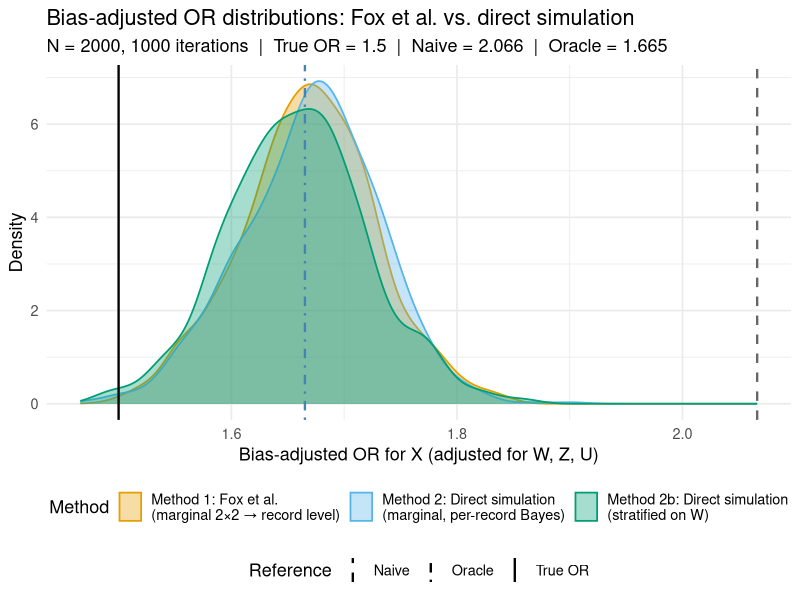
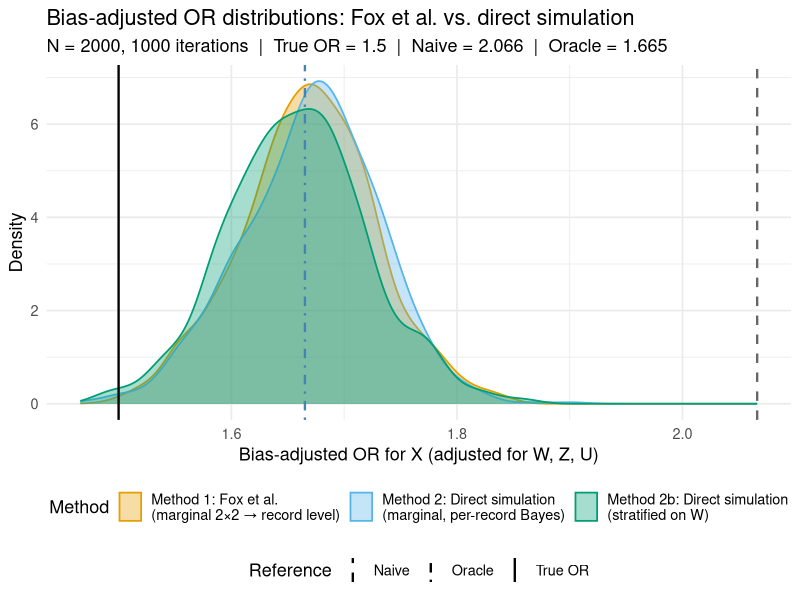

Recreate these plots in R, in order.
# =============================================================================
# qba-record-level-comparison.R
#
# Compares two approaches to probabilistic bias analysis (PBA) for an
# unmeasured binary confounder U, using record-level data:
#
#   Method 1 — Fox et al. (2021): collapse to a marginal 2×2 table of
#              (X, Y), compute P(U=1 | X-cell, Y-cell) from that table,
#              merge back to records, sample U, run multivariable regression.
#
#   Method 2 — Direct simulation: compute P(U=1 | X_i, Y_i) per record
#              via Bayes' theorem, sample U, run the same regression.
#              No contingency table required.
#
#   Method 2b — Direct simulation, conditioned on W: extends Method 2 by
#              computing P(U=1 | X_i, Y_i, W_i) using stratum-specific
#              observed risks. Shows how the direct approach naturally
#              handles differential bias without any extra machinery.
#
# Data-generating model (truth is known):
#   W ~ Bernoulli(0.5)           — measured covariate / confounder
#   Z ~ Bernoulli(0.4)           — measured covariate
#   X | W ~ Bernoulli(plogis(-0.5 + 0.8*W))
#   U | X ~ Bernoulli(p1 if X=1, p0 if X=0)  — UNMEASURED
#     where p1 = P(U=1|X=1) varies by W (differential bias):
#       P(U=1 | X=1, W=1) = 0.70,  P(U=1 | X=1, W=0) = 0.50
#       P(U=1 | X=0, W=1) = 0.35,  P(U=1 | X=0, W=0) = 0.20
#   Y | X,W,Z,U ~ Bernoulli(plogis(-2 + log(1.5)*X + 0.5*W + 0.3*Z + log(2)*U))
#
# Because P(U=1|X) varies by W, the marginal 2×2 correction (Methods 1 & 2)
# will be a W-averaged approximation, while the W-stratified correction
# (Method 2b) recovers the truth more faithfully.
#
# Bias parameters supplied to each method:
#   Marginal (Methods 1 & 2): p1 = mean P(U=1|X=1) across W, likewise p0
#   Stratified (Method 2b):   separate (p1_W1, p0_W1) and (p1_W0, p0_W0)
#   OR_UY = 2.0 for all methods (assumed known and correctly specified)
#
# =============================================================================

library(tidyverse)

set.seed(123)

# ── 0. Constants ──────────────────────────────────────────────────────────────

N       <- 2000    # study size
n_iter  <- 1000    # Monte Carlo iterations

true_or_xy <- 1.5  # true OR for X → Y (conditional on W, Z, U)
true_or_uy <- 2.0  # true OR for U → Y

# True P(U=1 | X, W) — differential by W
true_p_u <- tribble(
  ~X, ~W, ~p_u,
   1,  1,  0.70,
   1,  0,  0.50,
   0,  1,  0.35,
   0,  0,  0.20
)

# Marginal P(U=1|X) averaged over W=Bernoulli(0.5)
# (what Methods 1 & 2 will use — an approximation)
marginal_p1 <- 0.5 * 0.70 + 0.5 * 0.50   # P(U=1|X=1), averaged over W
marginal_p0 <- 0.5 * 0.35 + 0.5 * 0.20   # P(U=1|X=0), averaged over W

cat(sprintf("Marginal bias parameters supplied to Methods 1 & 2:\n"))
cat(sprintf("  P(U=1|X=1) = %.2f\n", marginal_p1))
cat(sprintf("  P(U=1|X=0) = %.2f\n", marginal_p0))
cat(sprintf("  OR(U→Y)    = %.2f\n\n", true_or_uy))


# ── 1. Generate synthetic data ────────────────────────────────────────────────

dat <- tibble(id = 1:N,
              W  = rbinom(N, 1, 0.5),
              Z  = rbinom(N, 1, 0.4)) |>
  mutate(
    X = rbinom(N, 1, plogis(-0.5 + 0.8 * W))
  ) |>
  left_join(true_p_u, by = c("X", "W")) |>
  mutate(
    U = rbinom(N, 1, p_u),
    Y = rbinom(N, 1, plogis(-2 + log(true_or_xy)*X + 0.5*W + 0.3*Z + log(true_or_uy)*U))
  ) |>
  select(id, X, Y, W, Z, U)


# ── 2. Reference models ───────────────────────────────────────────────────────

fit_naive  <- glm(Y ~ X + W + Z,     data = dat, family = binomial())
fit_oracle <- glm(Y ~ X + W + Z + U, data = dat, family = binomial())

or_naive  <- exp(coef(fit_naive)["X"])
or_oracle <- exp(coef(fit_oracle)["X"])

cat(sprintf("Naive OR  (ignores U):    %.3f\n", or_naive))
cat(sprintf("Oracle OR (observes U):   %.3f\n", or_oracle))
cat(sprintf("True OR:                  %.3f\n\n", true_or_xy))


# ── 3. Core helper: P(U=1 | X, Y) via Bayes' theorem ─────────────────────────
#
# Given P(U=1|X) = p_x, OR(U→Y) = or_uy, and the observed marginal risk
# r_x = P(Y=1|X=x), we first solve for the baseline risk
# q = P(Y=1|U=0, X=x) via the quadratic:
#
#   r_x = p_x * [or_uy*q / (1 + (or_uy-1)*q)] + (1-p_x)*q
#
# Then apply Bayes:
#   P(U=1|X=x,Y=y) = P(Y=y|U=1,X=x)*p_x /
#                    [P(Y=y|U=1,X=x)*p_x + P(Y=y|U=0,X=x)*(1-p_x)]
#
# Vectorised: x_val, y_val, p_x, r_x may all be vectors of the same length.

posterior_u1 <- function(y_val, p_x, or_uy, r_x) {
  # Quadratic coefficients for q = P(Y=1|U=0,X)
  a    <- (1 - p_x) * (or_uy - 1)
  b    <- p_x * or_uy + (1 - p_x) - r_x * (or_uy - 1)
  cc   <- -r_x
  disc <- pmax(b^2 - 4 * a * cc, 0)

  q <- if_else(
    abs(a) < 1e-10,
    r_x,                                   # or_uy == 1 edge case
    (-b + sqrt(disc)) / (2 * a)
  ) |> pmax(1e-6) |> pmin(1 - 1e-6)

  # Conditional risks
  py_u1 <- (or_uy * q / (1 + (or_uy - 1) * q)) |> pmax(1e-6) |> pmin(1 - 1e-6)
  py_u0 <- q

  # Likelihoods for observed Y
  lik_u1 <- if_else(y_val == 1, py_u1, 1 - py_u1)
  lik_u0 <- if_else(y_val == 1, py_u0, 1 - py_u0)

  # Posterior
  (lik_u1 * p_x) / (lik_u1 * p_x + lik_u0 * (1 - p_x))
}


# ── 4. Method 1: Fox et al. (marginal 2×2 table → record level) ──────────────

run_fox <- function(data, bias_p1, bias_p0, bias_or_uy) {
  # Marginal observed risks P(Y=1|X) from the full dataset
  r1 <- mean(data$Y[data$X == 1])
  r0 <- mean(data$Y[data$X == 0])

  # Compute P(U=1|X,Y) for the four cells of the 2×2 table
  cell_probs <- tribble(
    ~X, ~Y, ~p_u_cell,
     1,  1,  posterior_u1(1, bias_p1, bias_or_uy, r1),
     1,  0,  posterior_u1(0, bias_p1, bias_or_uy, r1),
     0,  1,  posterior_u1(1, bias_p0, bias_or_uy, r0),
     0,  0,  posterior_u1(0, bias_p0, bias_or_uy, r0)
  )

  data |>
    left_join(cell_probs, by = c("X", "Y")) |>
    mutate(U_sim = rbinom(n(), 1, p_u_cell)) |>
    (\(d) glm(Y ~ X + W + Z + U_sim, data = d, family = binomial()))() |>
    coef() |> (\(b) exp(b["X"]))()
}


# ── 5. Method 2: Direct per-record simulation (marginal) ──────────────────────
#
# Identical information to Method 1 — uses the same marginal r_x and the
# same bias parameters — but skips the table entirely and computes the
# Bayesian posterior record-by-record.

run_direct <- function(data, bias_p1, bias_p0, bias_or_uy) {
  r1 <- mean(data$Y[data$X == 1])
  r0 <- mean(data$Y[data$X == 0])

  data |>
    mutate(
      p_x    = if_else(X == 1, bias_p1, bias_p0),
      r_x    = if_else(X == 1, r1,      r0),
      p_u    = posterior_u1(Y, p_x, bias_or_uy, r_x),
      U_sim  = rbinom(n(), 1, p_u)
    ) |>
    (\(d) glm(Y ~ X + W + Z + U_sim, data = d, family = binomial()))() |>
    coef() |> (\(b) exp(b["X"]))()
}


# ── 6. Method 2b: Direct simulation conditioned on W ─────────────────────────
#
# Extension of Method 2 that uses W-stratified observed risks r_x_w and
# W-stratified bias parameters. Because the bias is actually differential
# by W in this DGP, this method should outperform Methods 1 & 2.
#
# In practice you would elicit separate bias parameters for each W stratum;
# here we supply the true stratum-specific values to give the method its
# best-case advantage.

run_direct_stratified <- function(data, bias_p_u_df, bias_or_uy) {
  # Stratum-specific observed risks P(Y=1 | X, W)
  r_xw <- data |>
    group_by(X, W) |>
    summarise(r_xw = mean(Y), .groups = "drop")

  data |>
    left_join(bias_p_u_df, by = c("X", "W")) |>   # p_u = P(U=1|X,W)
    left_join(r_xw,         by = c("X", "W")) |>   # r_xw = P(Y=1|X,W)
    mutate(
      p_u_post = posterior_u1(Y, p_u, bias_or_uy, r_xw),
      U_sim    = rbinom(n(), 1, p_u_post)
    ) |>
    (\(d) glm(Y ~ X + W + Z + U_sim, data = d, family = binomial()))() |>
    coef() |> (\(b) exp(b["X"]))()
}


# ── 7. Run all three methods ──────────────────────────────────────────────────

cat("Running", n_iter, "iterations across three methods...\n")

results <- map_dfr(seq_len(n_iter), \(i) {
  tibble(
    iteration  = i,
    fox        = run_fox(
                   dat, marginal_p1, marginal_p0, true_or_uy),
    direct     = run_direct(
                   dat, marginal_p1, marginal_p0, true_or_uy),
    direct_strat = run_direct_stratified(
                   dat, true_p_u, true_or_uy)
  )
}, .progress = TRUE)


# ── 8. Summarise ─────────────────────────────────────────────────────────────

summary_tbl <- results |>
  pivot_longer(c(fox, direct, direct_strat),
               names_to = "method", values_to = "or") |>
  group_by(method) |>
  summarise(
    median = median(or),
    mean   = mean(or),
    p2.5   = quantile(or, 0.025),
    p97.5  = quantile(or, 0.975),
    .groups = "drop"
  ) |>
  mutate(method = recode(method,
    fox          = "Method 1: Fox et al. (marginal 2×2)",
    direct       = "Method 2: Direct (marginal)",
    direct_strat = "Method 2b: Direct (stratified on W)"
  ))

cat("\n── Summary ───────────────────────────────────────────────\n")
cat(sprintf("  True OR:                %.3f\n", true_or_xy))
cat(sprintf("  Naive OR  (ignores U):  %.3f\n", or_naive))
cat(sprintf("  Oracle OR (observes U): %.3f\n\n", or_oracle))
print(summary_tbl, n = Inf)


# ── 9. Plot ───────────────────────────────────────────────────────────────────

plot_dat <- results |>
  pivot_longer(c(fox, direct, direct_strat),
               names_to = "method", values_to = "or") |>
  mutate(method = recode(method,
    fox          = "Method 1: Fox et al.\n(marginal 2×2 → record level)",
    direct       = "Method 2: Direct simulation\n(marginal, per-record Bayes)",
    direct_strat = "Method 2b: Direct simulation\n(stratified on W)"
  ))

ref_lines <- tribble(
  ~or,        ~label,    ~colour,
  or_naive,   "Naive",   "grey40",
  or_oracle,  "Oracle",  "steelblue",
  true_or_xy, "True OR", "black"
)

ggplot(plot_dat, aes(x = or, fill = method, colour = method)) +
  geom_density(alpha = 0.35, linewidth = 0.6) +
  geom_vline(data = ref_lines,
             aes(xintercept = or, colour = NULL, linetype = label),
             colour = c("grey40", "steelblue", "black"),
             linewidth = 0.8) +
  scale_linetype_manual(values = c("Naive" = "dashed",
                                   "Oracle" = "dotdash",
                                   "True OR" = "solid")) +
  scale_fill_manual(values  = c("#E69F00", "#56B4E9", "#009E73")) +
  scale_colour_manual(values = c("#E69F00", "#56B4E9", "#009E73")) +
  labs(
    title    = "Bias-adjusted OR distributions: Fox et al. vs. direct simulation",
    subtitle = sprintf(
      "N = %d, %d iterations  |  True OR = %.1f  |  Naive = %.3f  |  Oracle = %.3f",
      N, n_iter, true_or_xy, or_naive, or_oracle
    ),
    x        = "Bias-adjusted OR for X (adjusted for W, Z, U)",
    y        = "Density",
    fill     = "Method",
    colour   = "Method",
    linetype = "Reference"
  ) +
  theme_minimal(base_size = 13) +
  theme(legend.position = "bottom",
        legend.box      = "vertical")

ggsave("qba-record-level-comparison.png", width = 10, height = 6, dpi = 150)
cat("\nPlot saved to qba-record-level-comparison.png\n")
